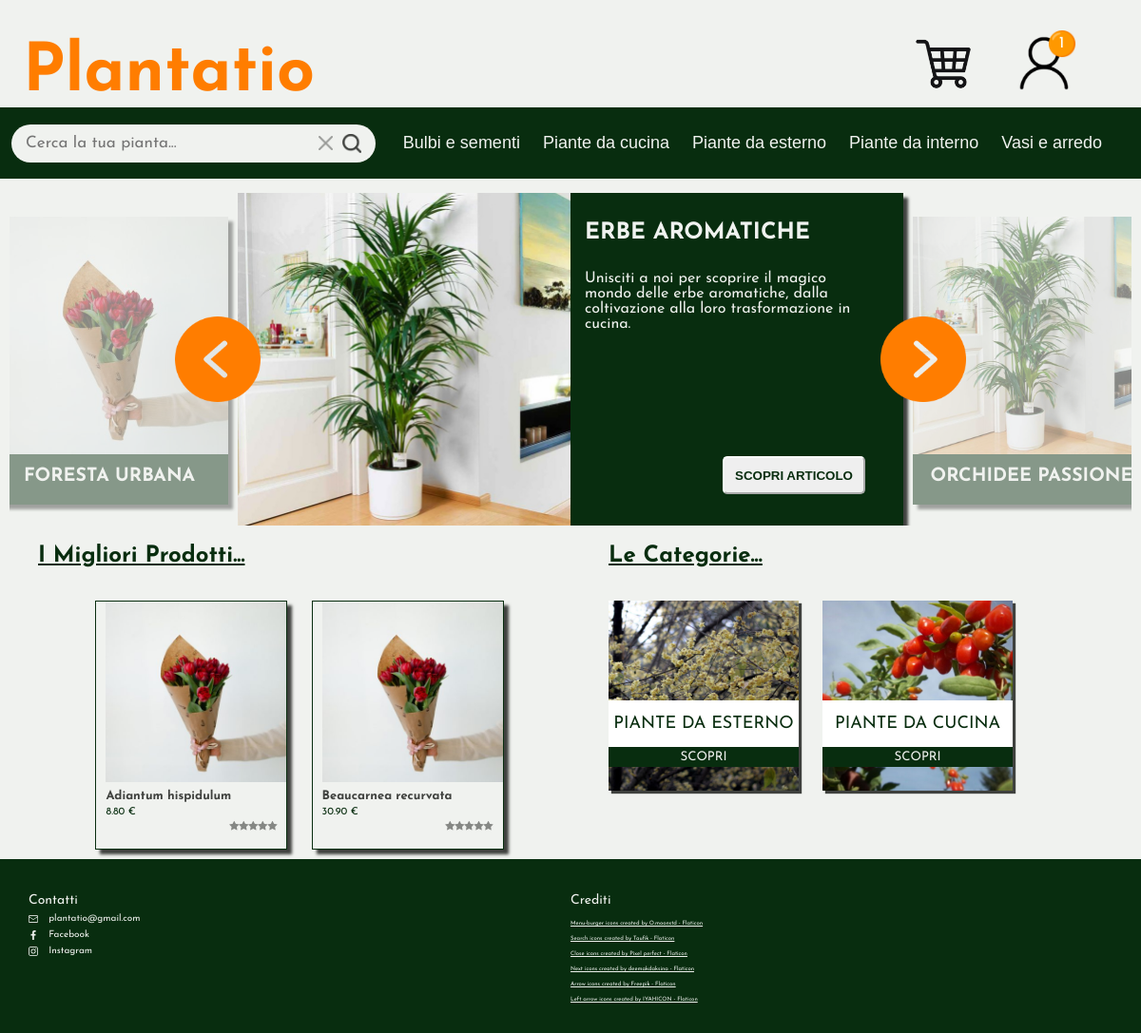
The page / on the database its author committed.
### tables this page shows
CREATE TABLE Gruppi (
    nomeGruppo VARCHAR(50) PRIMARY KEY,
    descrizioneGruppo TEXT
);

CREATE TABLE Prodotti (
    nome_prodotto VARCHAR(150) PRIMARY KEY,
    prezzo DECIMAL(10, 2) NOT NULL,
    id_sottocategoria VARCHAR(100) NOT NULL,
    stock INT NOT NULL,
    nome_volgare VARCHAR(50),  
    nome_scientifico VARCHAR(50),
    famiglia VARCHAR(50),
    genere VARCHAR(50),
    specie VARCHAR(50),
    dimensioni VARCHAR(30),  
    profumo VARCHAR(30),  
    tipologia_foglia VARCHAR(30),
    colore_foglia VARCHAR(30), 
    descrizione TEXT,
    voto INT NOT NULL
);

CREATE TABLE Categorie (
    nome_categoria VARCHAR(100) PRIMARY KEY,
    descrizione TEXT
);

### index.php (called while the page is built)
<?php
require_once 'bootstrap.php';
$templateParams["titolo"] = "Plantatio";
$templateParams["js"] = array("js/index.js", "js/nav.js");
$templateParams["randomArticles"] = $dbh->getArticles(3);
$templateParams["mainContent"] = "main-index.php";
$templateParams["randomCategories"] = $dbh->getRandomCategories(2);
$templateParams["searchResults"]= $dbh->getBestProducts(4);
require 'template/base.php';
?>

### database/database.php (called while the page is built, shortened)
<?php
class DatabaseHelper
{
    private $db;
    public function __construct($servername, $username, $password, $dbname, $port)
    {
        $this->db = new mysqli($servername, $username, $password, $dbname, $port);
    }
    public function getSubCategoriesFromCategory($nomeCategoria)
    {
        $stmt = $this->db->prepare("SELECT nome_sottocategoria FROM SottoCategorie WHERE id_categoria = ?");
        $stmt->bind_param('s', $nomeCategoria);
        $stmt->execute();
        $result = $stmt->get_result();
        return $result->fetch_all(MYSQLI_ASSOC);
    }
    public function getCategories()
    {
        $stmt = $this->db->prepare("SELECT nome_categoria FROM Categorie");
        $stmt->execute();
        $result = $stmt->get_result();
        $categories = $result->fetch_all(MYSQLI_ASSOC);
        foreach ($categories as &$category) {
            $category["sottocategorie"] = array();
            $category["sottocategorie"] = $this->getSubCategoriesFromCategory($category["nome_categoria"]);
        }
        return $categories;
    }
    public function getRandomCategories($n){
        $stmt = $this->db->prepare("SELECT * FROM Categorie ORDER BY RAND() LIMIT ? ");
        $stmt->bind_param('i', $n);
        $stmt->execute();
        $result = $stmt->get_result();
        return $result->fetch_all(MYSQLI_ASSOC);
    }
    public function getArticles($n)
    {
        $stmt = $this->db->prepare("SELECT * FROM Gruppi ORDER BY RAND() LIMIT ?");
        $stmt->bind_param('i', $n);
        $stmt->execute();
        $result = $stmt->get_result();
        return $result->fetch_all(MYSQLI_ASSOC);
    }
    public function getBestProducts($n){
        $stmt = $this->db->prepare("SELECT * FROM prodotti ORDER BY voto LIMIT ?");
        $stmt->bind_param('i',$n);
        $stmt->execute();
        $result = $stmt->get_result();
        return $result->fetch_all(MYSQLI_ASSOC);
    }
}

### bootstrap.php (called while the page is built, shortened)
<?php
require_once("utils/functions.php");
require_once("database/database.php");
$dbh = new DatabaseHelper("localhost", "root", "", "Plantatio", 3306);
$templateParams["categorie"] = $dbh->getCategories();
?>

### utils/functions.php (called while the page is built, shortened)
<?php
    function replaceSpacesWithHyphens($string) {
        $temp = $string;
        $newString = str_replace(' ', '-', $temp);
        return $newString;
    }
?>

### template/main-index.php (the view, shortened to what this page needs)
<main>
    <section class="main-articles">
        <img src="./upload/left-arrow-icon.png" class="left-arrow-icon arrow-icon" onclick="focusLeftArticle()"  alt="Arrow pointing left"/>
        <img src="./upload/right-arrow-icon.png" class="right-arrow-icon arrow-icon" onclick="focusRightArticle()" alt="Arrow pointing right"/>
        <ul>
            <li class="hidden left">
                <article>
                    <img src="upload/pianta1.jpg" alt="Immagine dell'articolo"/>
                    <section class ="article-body">
                        <h2><?php echo $templateParams["randomArticles"][0]["nomeGruppo"]?></h2>
                        <section class="button-sec">
                        </section class="button-sec">
                    </section>
                </article>
            </li><li class="focused-article">
                <article>
                    <img src="upload/pianta.jpg" alt="Immagine dell'articolo"/>
                    <section class ="article-body">
                        <h2><?php echo $templateParams["randomArticles"][1]["nomeGruppo"]?></h2>
                        <p><?php echo $templateParams["randomArticles"][1]["descrizioneGruppo"]?></p><section class="button-sec">
                        <input type="button" value="SCOPRI ARTICOLO"></input>
                        </section class="button-sec">
                    </section>
                </article>
            </li><li class="hidden right">
                <article>
                    <img src="upload/pianta.jpg" alt="Immagine dell'articolo"/>
                    <section class ="article-body">
                        <h2><?php echo $templateParams["randomArticles"][2]["nomeGruppo"]?></h2>
                        <section class="button-sec">
                        </section class="button-sec">
                    </section>
                </article>
            </li>
        </ul>
    </section>
    <section class="best-products">
        <h2>I migliori prodotti...</h2>
        <ul class="search-results-list">
            <?php
                foreach($templateParams["searchResults"] as $result):
            ?>
            <li>
                <a href="#">
                    <img src="./upload/pianta1.jpg" class="product-image" alt="product image"/>
                    <h2><?php echo $result["nome_prodotto"] ?></h2>
                    <p><?php echo $result["prezzo"] ?> €</p>
                    <p>
                    <?php
                        $voto = $result["voto"];
                        for ($i = $voto + 1; $i <= 5; $i++) {
                            echo '<span class="fa fa-star"></span>';
                        }
                        ?>
                    </p>
                </a>
            </li>
            <?php
                endforeach;
            ?>
        </ul>
    </section>
    <section class="main-categories-blocks">
        <h2>Le categorie...</h2>
        <ul>
            <?php foreach($templateParams["randomCategories"] as $category): ?>
            <li>
                <img src="upload/categorie/<?php echo $category["nome_categoria"]?>.jpg" alt="<?php echo $category["nome_categoria"]?> image"/>
                <section>
                    <form action="search.php" method="GET">
                        <input type="text" name="categoriaSelezionata" value="<?php echo $category["nome_categoria"]?>" readonly/>
                        <input type="submit" value="SCOPRI"/>
                    </form>
                </section>
            </li>
            <?php endforeach; ?>
        </ul>
    </section>
<main>

### template/base.php (shortened to what this page needs)
<!DOCTYPE html>
<html lang="it">
<head>
    <link rel="stylesheet" href="https://cdnjs.cloudflare.com/ajax/libs/font-awesome/4.7.0/css/font-awesome.min.css">
        <link rel="stylesheet" type="text/css" href="./css/style.css" />
</head>
<body>
    <header>
        <h1>Plantatio
        </h1><ul>
            <li class="user_icon">
                <a href="#"><img class="user_icon" src=".\img\User-Icon.png" alt="user-icon" /><img
                        src="img/cerchio.png" alt="notifiche" />
                    <p>1</p>
                </a>
            </li>
            <li>
                <a href="#"><img src=".\img\Cart-Icon.png" alt="cart-icon" /></a>
            </li>
        </ul>
    </header>
    <nav class="main-nav closed-nav">
        <form action="search.php" method="GET">
            <section class="search-text">
                <input type="text" id="fastSearch" name="fastSearch" placeholder="Cerca la tua pianta..." oninput="showSuggestions()" value="<?php if(isset($templateParams["searchedWord"])){echo($templateParams["searchedWord"]);}?>"/>
            </section>
            <img class="searchbar-icon cancel-button" src="upload/cancel-icon.png" alt="Reset search button"
                onclick="resetText('fastsearch')" />
            <input class="searchbar-icon search-button" type="image" src="upload/search-icon.png" alt="Submit search">
        </form>
        <ul class="categories">
            <?php foreach ($templateParams["categorie"] as $categoria): ?>
                <li>
                    <button class="category-button" onclick='openSubcategories("<?php echo replaceSpacesWithHyphens($categoria["nome_categoria"]); ?>")' type="button"><?php echo $categoria["nome_categoria"]; ?>
                    </button>
                </li>
            <?php endforeach; ?>
        </ul>
    </nav>
    <?php
    if (isset($templateParams["mainContent"])) {
        require($templateParams["mainContent"]);
    }
    ?>
    <footer>
        <section class="contacts">
            <p>Contatti</p>
            <ul>
                <li>
                    <img src="./upload/email.png" alt="email icon">
                    <span>plantatio@gmail.com</span>
                </li>
                <li>
                    <img src="./upload/facebook.png" alt="facebook icon">
                    <span>Facebook</span>
                </li>
                <li>
                    <img src="./upload/instagram.png" alt="instagram icon">
                    <span>Instagram</span>
                </li>
            </ul>
        </section>
        <section class="credits">
            <p>Crediti</p>
            <ul>
                <li>
                    <a href="https://www.flaticon.com/free-icons/menu-burger" title="menu-burger icons">Menu-burger icons created by
                        O.moonstd - Flaticon</a>
                </li>
                <li>
                    <a href="https://www.flaticon.com/free-icons/search" title="search icons">Search icons created by Taufik -
                        Flaticon</a>
                </li>
                <li>
                    <a href="https://www.flaticon.com/free-icons/close" title="close icons">Close icons created by Pixel perfect -
                        Flaticon</a>
                </li>
                <li>
                    <a href="https://www.flaticon.com/free-icons/next" title="next icons">Next icons created by deemakdaksina -
                        Flaticon</a>
                </li>
                <li>
                    <a href="https://www.flaticon.com/free-icons/arrow" title="arrow icons">Arrow icons created by Freepik - Flaticon</a>
                </li>
                <li>
                    <a href="https://www.flaticon.com/free-icons/left-arrow" title="left arrow icons">Left arrow icons created by IYAHICON - Flaticon</a>
                </li>
            </ul>
        </section>
    </footer>
</body>
</html>

### rows shown on the page
gruppi: nomeGruppo "FORESTA URBANA"
gruppi: nomeGruppo "ERBE AROMATICHE", descrizioneGruppo "Unisciti a noi per scoprire il magico mondo delle erbe aromatiche, dalla coltivazione alla loro trasformazione in cucina."
gruppi: nomeGruppo "ORCHIDEE PASSIONE"
prodotti: nome_prodotto "Adiantum hispidulum", prezzo "8.80", voto 0 (drawn)
prodotti: nome_prodotto "Beaucarnea recurvata", prezzo "30.90", voto 0 (drawn)
categorie: nome_categoria (picture), categoriaSelezionata "Piante da esterno"
categorie: nome_categoria (picture), categoriaSelezionata "Piante da cucina"

### other values the page prints
$categoria["nome_categoria"] "Bulbi e sementi"
$categoria["nome_categoria"] "Piante da cucina"
$categoria["nome_categoria"] "Piante da esterno"
$categoria["nome_categoria"] "Piante da interno"
$categoria["nome_categoria"] "Vasi e arredo"
